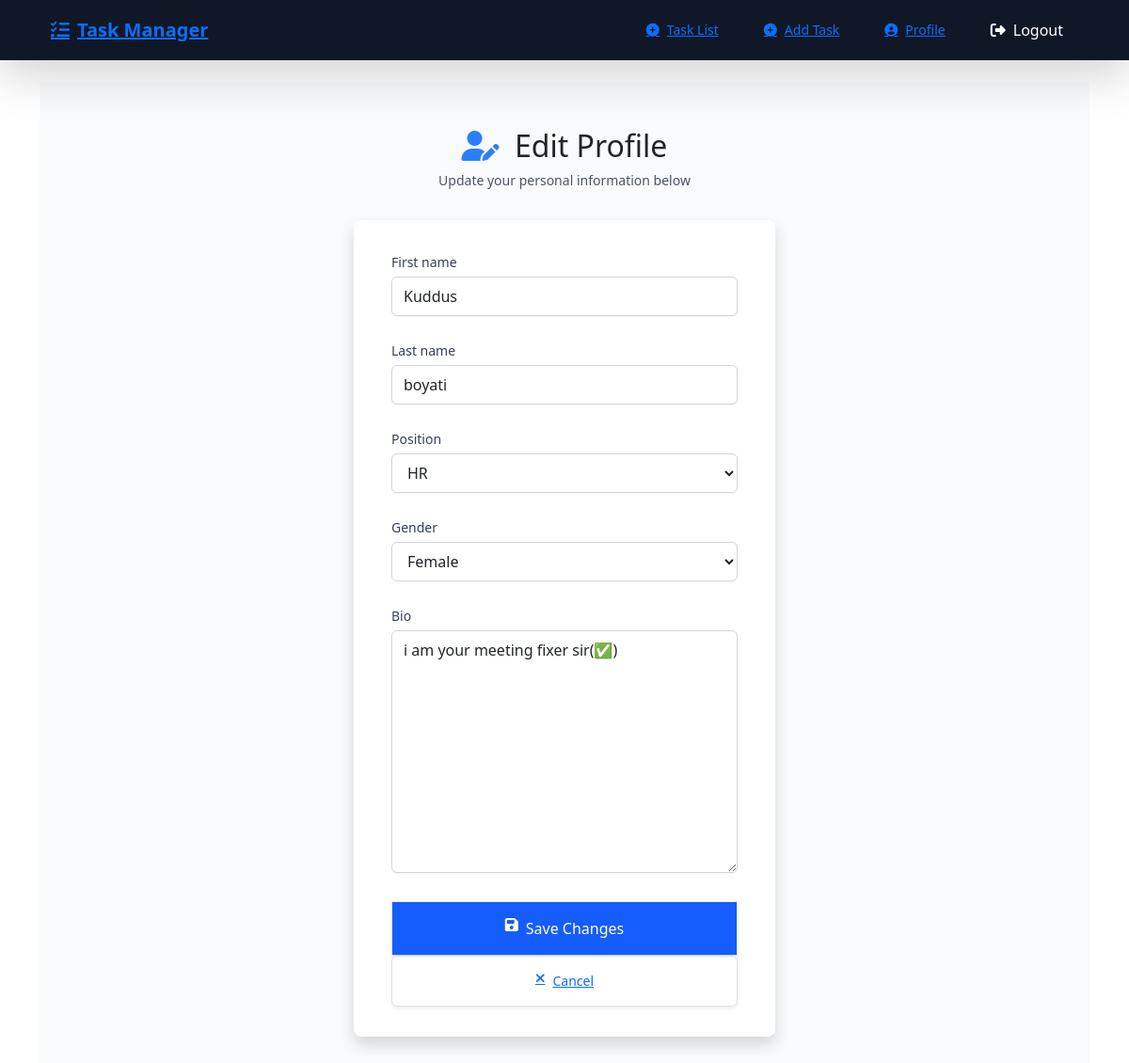
The app's page /accounts/profile_edit/ (signed in) with its own data.
### accounts/models.py (models this page shows, shortened)
class ProfileModel(models.Model):
    user = models.OneToOneField(User, on_delete=models.CASCADE, related_name='profile')
    first_name = models.CharField(max_length=50, blank=True)
    last_name = models.CharField(max_length=50, blank=True)
    position = models.CharField(max_length=2, choices=POSITION_CHOICES, blank=True)
    gender = models.CharField(max_length=1, choices=GENDER_CHOICES, blank=True)
    bio = models.TextField(default='this is bio', blank=True)

### accounts/views.py (the view, shortened to what this page needs)
# urls.py: path('profile_edit/', ProfileEditView.as_view(), name='profile_edit'),
class ProfileEditView(LoginRequiredMixin, UpdateView):
    model = ProfileModel  # Use the ProfileModel for the model
    template_name = 'registration/profile_edit.html'  # Use the profile_edit.html template
    form_class = ProfileUpdateForm  # Use the ProfileUpdateForm for the form
    def get_object(self):
        profile, created = ProfileModel.objects.get_or_create(user=self.request.user)
        return profile

### accounts/forms.py
class ProfileUpdateForm(forms.ModelForm):
    class Meta:
        model = ProfileModel
        fields = ('first_name', 'last_name', 'position', 'gender', 'bio')

### accounts/templates/registration/profile_edit.html (shortened to what this page needs)
{% extends "base.html" %}
{% block content %}
<div class="min-h-screen bg-gray-50 py-12 px-4 sm:px-6 lg:px-8">
    <div class="max-w-md mx-auto">
        <div class="text-center mb-8">
            <h2 class="text-3xl font-extrabold text-gray-900">
                <i class="fas fa-user-edit text-blue-500 mr-2"></i> Edit Profile
            </h2>
            <p class="mt-2 text-sm text-gray-600">
                Update your personal information below
            </p>
        </div>
        <div class="bg-white py-8 px-6 shadow rounded-lg sm:px-10">
            <form method="post" class="space-y-6">
                {% for field in form %}
                <div>
                    <label for="{{ field.id_for_label }}" class="block text-sm font-medium text-gray-700">
                        {{ field.label }}
                    </label>
                    <div class="mt-1">
                        {{ field }}
                    </div>
                </div>
                {% endfor %}
                <div class="space-y-4">
                    <button type="submit"
                            class="w-full flex justify-center py-3 px-4 border border-transparent rounded-md shadow-sm text-sm font-medium text-white bg-blue-600 hover:bg-blue-700 focus:outline-none focus:ring-2 focus:ring-offset-2 focus:ring-blue-500 transition duration-150 ease-in-out">
                        <i class="fas fa-save mr-2"></i> Save Changes
                    </button>
                    <a href="{% url 'accounts:profile' username=request.user.username %}"
                       class="w-full flex justify-center py-3 px-4 border border-gray-300 rounded-md shadow-sm text-sm font-medium text-gray-700 bg-white hover:bg-gray-50 focus:outline-none focus:ring-2 focus:ring-offset-2 focus:ring-blue-500 transition duration-150 ease-in-out">
                        <i class="fas fa-times mr-2"></i> Cancel
                    </a>
                </div>
            </form>
        </div>
    </div>
</div>
<link rel="stylesheet" href="https://cdnjs.cloudflare.com/ajax/libs/font-awesome/6.4.0/css/all.min.css">
{% endblock %}

### accounts/templates/registration/profile_edit.html (style rules this page uses)
input, textarea, select { width: 100%; padding: 0.5rem 0.75rem; border: 1px solid #d1d5db; border-radius: 0.375rem; box-shadow: 0 1px 2px 0 rgba(0, 0, 0, 0.05); }

### records on screen
ProfileModel: form "Kuddus" "boyati" "HR" "Female" "i am your meeting fixer sir(✅)"

### other values on screen
{{ field.label }} "First name" "Last name" "Position" "Gender" "Bio"
